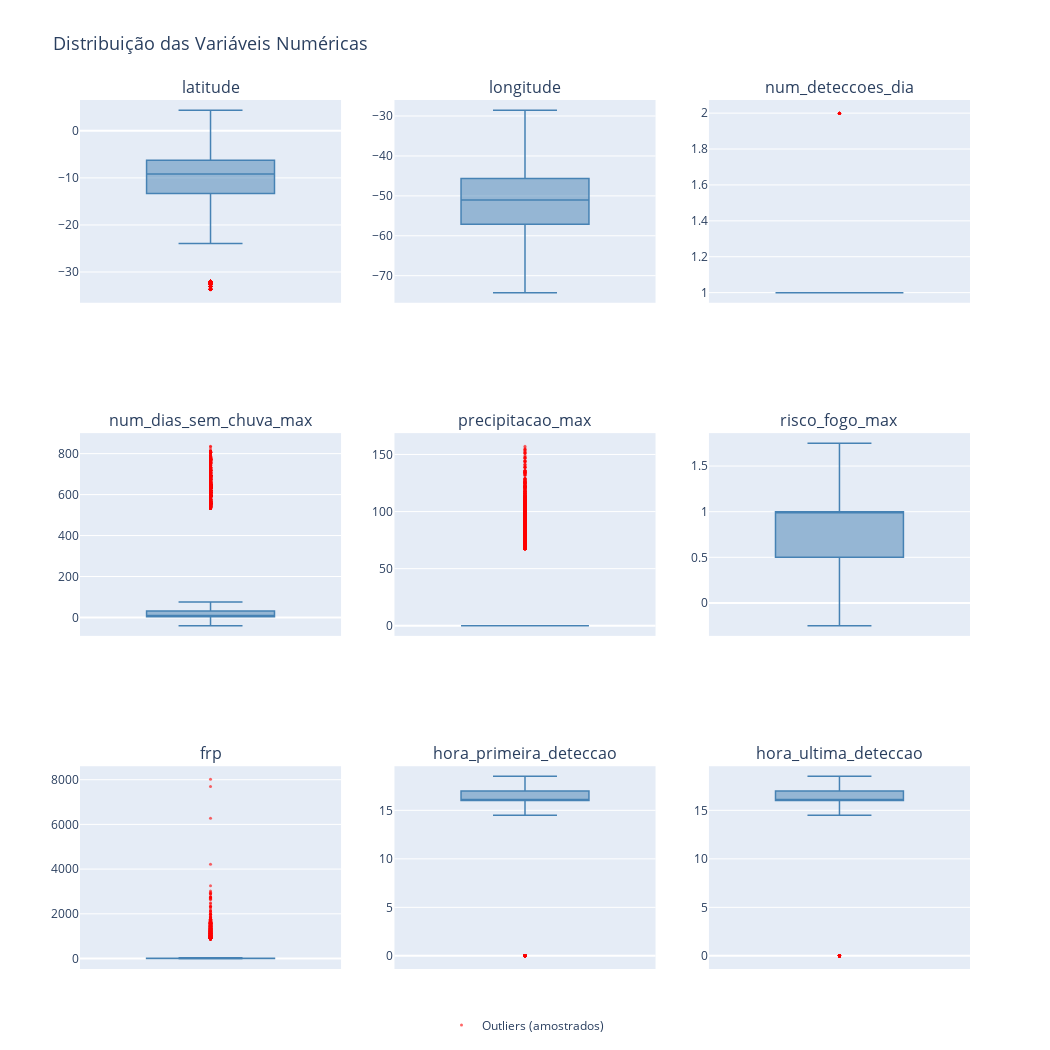

Notebook code cell kept with this figure:
### Code cell
# Por razões de performance, amostrar somente uma quantidade
# limitada de outliers e pontos por variável
MAX_OUTLIERS_PER_VAR = 3000

stats = (
    pl.concat([col_stats(c) for c in NUMERIC_COLS], how='vertical')
    .with_columns([
        (pl.col('q3') - pl.col('q1')).alias('iqr'),
        (pl.col('q1') - 1.5 * (pl.col('q3') - pl.col('q1'))).alias('lowerfence'),
        (pl.col('q3') + 1.5 * (pl.col('q3') - pl.col('q1'))).alias('upperfence'),
    ])
    .select(['variavel', 'q1', 'median', 'q3', 'lowerfence', 'upperfence'])
)

s = stats.to_dict(as_series=False)

outliers_long = (
    df_daily
    .select(NUMERIC_COLS)
    .unpivot(variable_name='variavel', value_name='valor')
    .drop_nulls('valor')
    .with_columns(pl.col('valor').cast(pl.Float64))
    .join(stats.select(['variavel', 'lowerfence', 'upperfence']), on='variavel', how='inner')
    .filter((pl.col('valor') < pl.col('lowerfence')) | (pl.col('valor') > pl.col('upperfence')))
    # Pega os outliers mais distantes das cercas
    .with_columns(
        pl.when(pl.col('valor') < pl.col('lowerfence'))
          .then(pl.col('lowerfence') - pl.col('valor'))
          .otherwise(pl.col('valor') - pl.col('upperfence'))
          .alias('dist_fence')
    )
    .sort(['variavel', 'dist_fence'], descending=[False, True])
    .group_by('variavel', maintain_order=True)
    .head(MAX_OUTLIERS_PER_VAR)
    .select(['variavel', 'valor'])
)

o = outliers_long.to_dict(as_series=False)

n_rows = 3
n_cols = 3

fig = make_subplots(
    rows=n_rows,
    cols=n_cols,
    subplot_titles=NUMERIC_COLS,
    vertical_spacing=0.15,
    horizontal_spacing=0.06
)

for idx, var in enumerate(NUMERIC_COLS):
    row = (idx // n_cols) + 1
    col = (idx % n_cols) + 1

    var_idx = s['variavel'].index(var)

    fig.add_trace(
        go.Box(
            q1=[s['q1'][var_idx]],
            median=[s['median'][var_idx]],
            q3=[s['q3'][var_idx]],
            lowerfence=[s['lowerfence'][var_idx]],
            upperfence=[s['upperfence'][var_idx]],
            boxpoints=False,
            name=var,
            showlegend=False,
            marker_color='steelblue',
            line=dict(width=1.5),
            x=[var]
        ),
        row=row, col=col
    )

    outlier_vals = [o['valor'][i] for i, v in enumerate(o['variavel']) if v == var]

    if outlier_vals:
        fig.add_trace(
            go.Scatter(
                x=[var] * len(outlier_vals),
                y=outlier_vals,
                mode='markers',
                name='Outliers (amostrados)',
                showlegend=(idx == 0),
                marker=dict(size=3, opacity=0.6, color='red')
            ),
            row=row, col=col
        )

    fig.update_xaxes(showticklabels=False, row=row, col=col)

    fig.update_yaxes(title_text='', row=row, col=col)

# Layout geral
fig.update_layout(
    title_text='Distribuição das Variáveis Numéricas',
    title_font_size=18,
    height=1050,
    width=1050,
    showlegend=True,
    legend=dict(
        orientation="h",
        yanchor="bottom",
        y=-0.08,
        xanchor="center",
        x=0.5
    )
)

fig.show()

### Figure 1 — Plotly figure (JSON) as saved in the notebook; plotly's stock layout.template omitted (floating-point values rounded to 4 significant figures; data arrays with more than 128 entries replaced by an {"elided": "..."} marker saying what was removed)
{"data": [{"boxpoints": false, "line": {"width": 1.5}, "lowerfence": [-23.94], "marker": {"color": "steelblue"}, "median": [-9.176], "name": "latitude", "q1": [-13.31], "q3": [-6.228], "showlegend": false, "type": "box", "upperfence": [4.397], "x": ["latitude"], "xaxis": "x", "yaxis": "y"}, {"marker": {"color": "red", "opacity": 0.6, "size": 3}, "mode": "markers", "name": "Outliers (amostrados)", "showlegend": true, "type": "scatter", "x": {"elided": "3000 str values"}, "xaxis": "x", "y": {"elided": "3000 float values"}, "yaxis": "y"}, {"boxpoints": false, "line": {"width": 1.5}, "lowerfence": [-74.25], "marker": {"color": "steelblue"}, "median": [-51.05], "name": "longitude", "q1": [-57.1], "q3": [-45.67], "showlegend": false, "type": "box", "upperfence": [-28.52], "x": ["longitude"], "xaxis": "x2", "yaxis": "y2"}, {"boxpoints": false, "line": {"width": 1.5}, "lowerfence": [1], "marker": {"color": "steelblue"}, "median": [1], "name": "num_deteccoes_dia", "q1": [1], "q3": [1], "showlegend": false, "type": "box", "upperfence": [1], "x": ["num_deteccoes_dia"], "xaxis": "x3", "yaxis": "y3"}, {"marker": {"color": "red", "opacity": 0.6, "size": 3}, "mode": "markers", "name": "Outliers (amostrados)", "showlegend": false, "type": "scatter", "x": ["num_deteccoes_dia", "num_deteccoes_dia", "num_deteccoes_dia", "num_deteccoes_dia", "num_deteccoes_dia", "num_deteccoes_dia", "num_deteccoes_dia", "num_deteccoes_dia", "num_deteccoes_dia", "num_deteccoes_dia", "num_deteccoes_dia", "num_deteccoes_dia"], "xaxis": "x3", "y": [2, 2, 2, 2, 2, 2, 2, 2, 2, 2, 2, 2], "yaxis": "y3"}, {"boxpoints": false, "line": {"width": 1.5}, "lowerfence": [-40.5], "marker": {"color": "steelblue"}, "median": [9], "name": "num_dias_sem_chuva_max", "q1": [3], "q3": [32], "showlegend": false, "type": "box", "upperfence": [75.5], "x": ["num_dias_sem_chuva_max"], "xaxis": "x4", "yaxis": "y4"}, {"marker": {"color": "red", "opacity": 0.6, "size": 3}, "mode": "markers", "name": "Outliers (amostrados)", "showlegend": false, "type": "scatter", "x": {"elided": "3000 str values"}, "xaxis": "x4", "y": {"elided": "3000 int values"}, "yaxis": "y4"}, {"boxpoints": false, "line": {"width": 1.5}, "lowerfence": [0], "marker": {"color": "steelblue"}, "median": [0], "name": "precipitacao_max", "q1": [0], "q3": [0], "showlegend": false, "type": "box", "upperfence": [0], "x": ["precipitacao_max"], "xaxis": "x5", "yaxis": "y5"}, {"marker": {"color": "red", "opacity": 0.6, "size": 3}, "mode": "markers", "name": "Outliers (amostrados)", "showlegend": false, "type": "scatter", "x": {"elided": "3000 str values"}, "xaxis": "x5", "y": {"elided": "3000 float values"}, "yaxis": "y5"}, {"boxpoints": false, "line": {"width": 1.5}, "lowerfence": [-0.25], "marker": {"color": "steelblue"}, "median": [1], "name": "risco_fogo_max", "q1": [0.5], "q3": [1], "showlegend": false, "type": "box", "upperfence": [1.75], "x": ["risco_fogo_max"], "xaxis": "x6", "yaxis": "y6"}, {"boxpoints": false, "line": {"width": 1.5}, "lowerfence": [-15.2], "marker": {"color": "steelblue"}, "median": [7.6], "name": "frp", "q1": [4], "q3": [16.8], "showlegend": false, "type": "box", "upperfence": [36], "x": ["frp"], "xaxis": "x7", "yaxis": "y7"}, {"marker": {"color": "red", "opacity": 0.6, "size": 3}, "mode": "markers", "name": "Outliers (amostrados)", "showlegend": false, "type": "scatter", "x": {"elided": "3000 str values"}, "xaxis": "x7", "y": {"elided": "3000 float values"}, "yaxis": "y7"}, {"boxpoints": false, "line": {"width": 1.5}, "lowerfence": [14.5], "marker": {"color": "steelblue"}, "median": [16], "name": "hora_primeira_deteccao", "q1": [16], "q3": [17], "showlegend": false, "type": "box", "upperfence": [18.5], "x": ["hora_primeira_deteccao"], "xaxis": "x8", "yaxis": "y8"}, {"marker": {"color": "red", "opacity": 0.6, "size": 3}, "mode": "markers", "name": "Outliers (amostrados)", "showlegend": false, "type": "scatter", "x": {"elided": "3000 str values"}, "xaxis": "x8", "y": {"elided": "3000 int values"}, "yaxis": "y8"}, {"boxpoints": false, "line": {"width": 1.5}, "lowerfence": [14.5], "marker": {"color": "steelblue"}, "median": [16], "name": "hora_ultima_deteccao", "q1": [16], "q3": [17], "showlegend": false, "type": "box", "upperfence": [18.5], "x": ["hora_ultima_deteccao"], "xaxis": "x9", "yaxis": "y9"}, {"marker": {"color": "red", "opacity": 0.6, "size": 3}, "mode": "markers", "name": "Outliers (amostrados)", "showlegend": false, "type": "scatter", "x": {"elided": "3000 str values"}, "xaxis": "x9", "y": {"elided": "3000 int values"}, "yaxis": "y9"}], "layout": {"annotations": [{"font": {"size": 16}, "showarrow": false, "text": "latitude", "x": 0.1467, "xanchor": "center", "xref": "paper", "y": 1.0, "yanchor": "bottom", "yref": "paper"}, {"font": {"size": 16}, "showarrow": false, "text": "longitude", "x": 0.5, "xanchor": "center", "xref": "paper", "y": 1.0, "yanchor": "bottom", "yref": "paper"}, {"font": {"size": 16}, "showarrow": false, "text": "num_deteccoes_dia", "x": 0.8533, "xanchor": "center", "xref": "paper", "y": 1.0, "yanchor": "bottom", "yref": "paper"}, {"font": {"size": 16}, "showarrow": false, "text": "num_dias_sem_chuva_max", "x": 0.1467, "xanchor": "center", "xref": "paper", "y": 0.6167, "yanchor": "bottom", "yref": "paper"}, {"font": {"size": 16}, "showarrow": false, "text": "precipitacao_max", "x": 0.5, "xanchor": "center", "xref": "paper", "y": 0.6167, "yanchor": "bottom", "yref": "paper"}, {"font": {"size": 16}, "showarrow": false, "text": "risco_fogo_max", "x": 0.8533, "xanchor": "center", "xref": "paper", "y": 0.6167, "yanchor": "bottom", "yref": "paper"}, {"font": {"size": 16}, "showarrow": false, "text": "frp", "x": 0.1467, "xanchor": "center", "xref": "paper", "y": 0.2333, "yanchor": "bottom", "yref": "paper"}, {"font": {"size": 16}, "showarrow": false, "text": "hora_primeira_deteccao", "x": 0.5, "xanchor": "center", "xref": "paper", "y": 0.2333, "yanchor": "bottom", "yref": "paper"}, {"font": {"size": 16}, "showarrow": false, "text": "hora_ultima_deteccao", "x": 0.8533, "xanchor": "center", "xref": "paper", "y": 0.2333, "yanchor": "bottom", "yref": "paper"}], "height": 1050, "legend": {"orientation": "h", "x": 0.5, "xanchor": "center", "y": -0.08, "yanchor": "bottom"}, "showlegend": true, "title": {"font": {"size": 18}, "text": "Distribuição das Variáveis Numéricas"}, "width": 1050, "xaxis": {"anchor": "y", "domain": [0, 0.2933], "showticklabels": false}, "xaxis2": {"anchor": "y2", "domain": [0.3533, 0.6467], "showticklabels": false}, "xaxis3": {"anchor": "y3", "domain": [0.7067, 1], "showticklabels": false}, "xaxis4": {"anchor": "y4", "domain": [0, 0.2933], "showticklabels": false}, "xaxis5": {"anchor": "y5", "domain": [0.3533, 0.6467], "showticklabels": false}, "xaxis6": {"anchor": "y6", "domain": [0.7067, 1], "showticklabels": false}, "xaxis7": {"anchor": "y7", "domain": [0, 0.2933], "showticklabels": false}, "xaxis8": {"anchor": "y8", "domain": [0.3533, 0.6467], "showticklabels": false}, "xaxis9": {"anchor": "y9", "domain": [0.7067, 1], "showticklabels": false}, "yaxis": {"anchor": "x", "domain": [0.7667, 1.0], "title": {"text": ""}}, "yaxis2": {"anchor": "x2", "domain": [0.7667, 1.0], "title": {"text": ""}}, "yaxis3": {"anchor": "x3", "domain": [0.7667, 1.0], "title": {"text": ""}}, "yaxis4": {"anchor": "x4", "domain": [0.3833, 0.6167], "title": {"text": ""}}, "yaxis5": {"anchor": "x5", "domain": [0.3833, 0.6167], "title": {"text": ""}}, "yaxis6": {"anchor": "x6", "domain": [0.3833, 0.6167], "title": {"text": ""}}, "yaxis7": {"anchor": "x7", "domain": [0, 0.2333], "title": {"text": ""}}, "yaxis8": {"anchor": "x8", "domain": [0, 0.2333], "title": {"text": ""}}, "yaxis9": {"anchor": "x9", "domain": [0, 0.2333], "title": {"text": ""}}}}
